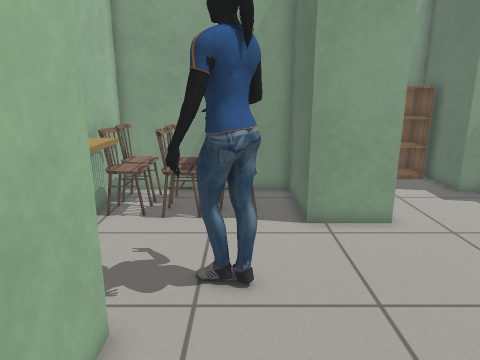
View 1 (above)

16 first-person views from a walk through a robot-simulator world made for Gazebo. The camera is 1.1 m above the floor, tilts 14° down and sees 70° across. The floor is counted in squares, 0.25 m on a side. Each view is taken from the middle of a square. On the plan, view 1 faces up. The plan holds only what a view shows up to about 20 squares ahead; the rest is blank. The robots in the file are not drawn. Gazebo's built-in surfaces are drawn with simple patterns. Some stock models are drawn as simple stand-ins. Some surface patterns are stand-ins.

View 2
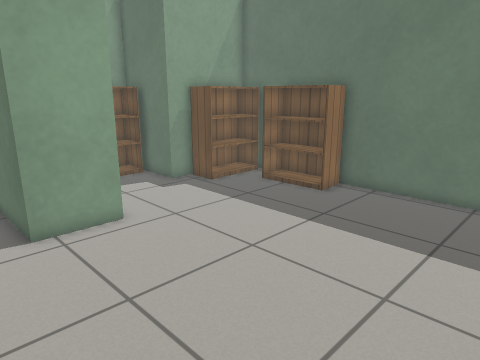

View 3
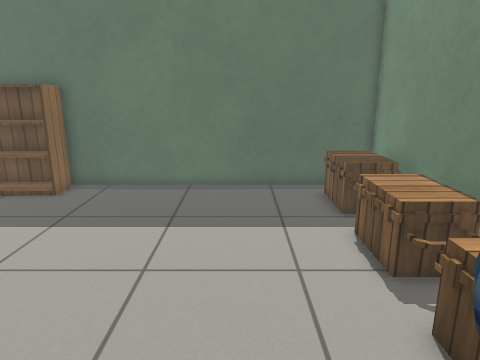

View 4
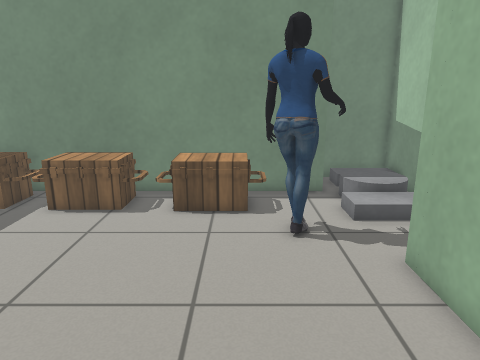

View 5
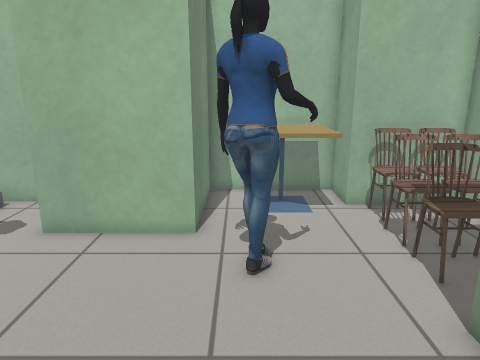

View 6
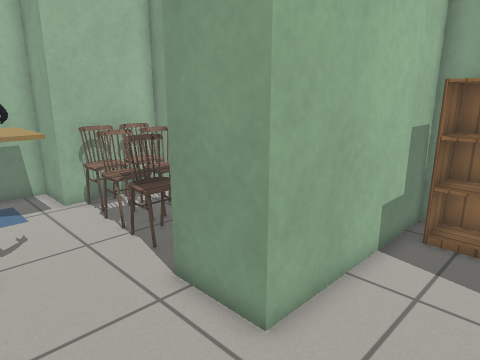

View 7
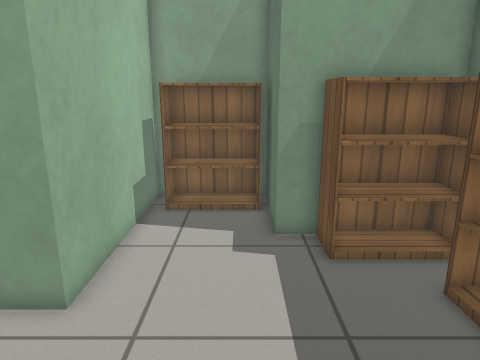

View 8
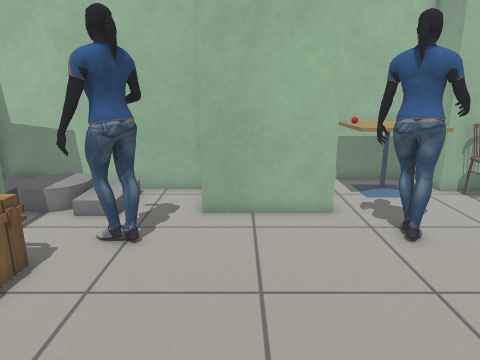

View 9
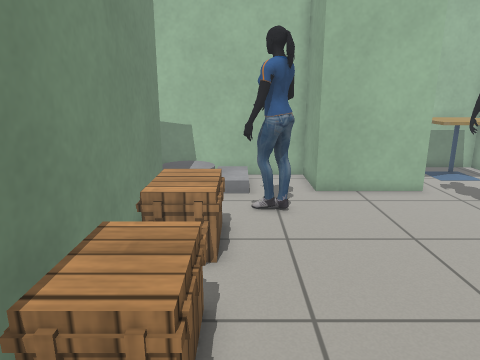

View 10
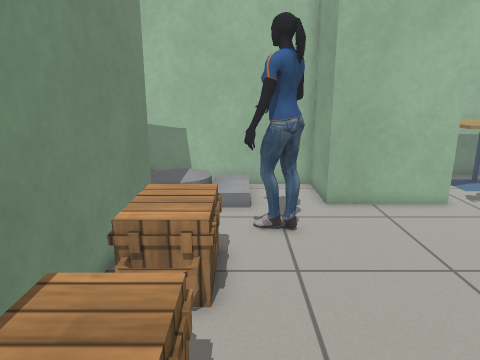

View 11
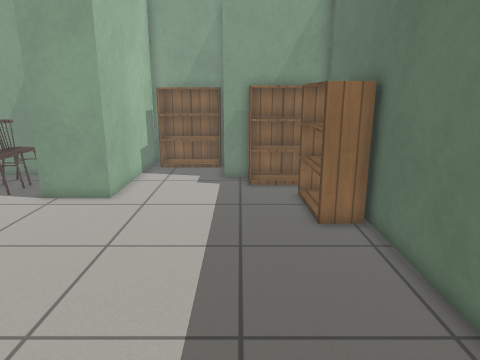

View 12
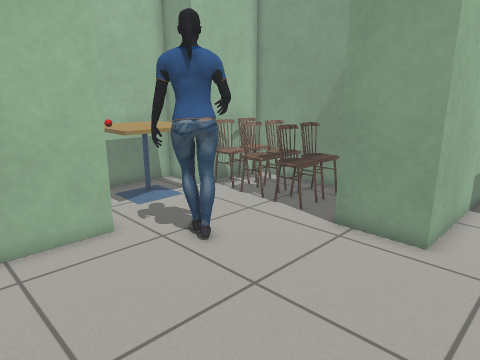

View 13
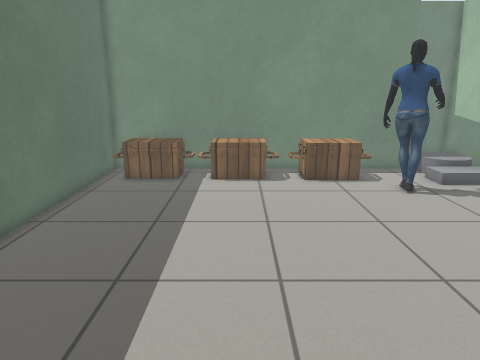

View 14
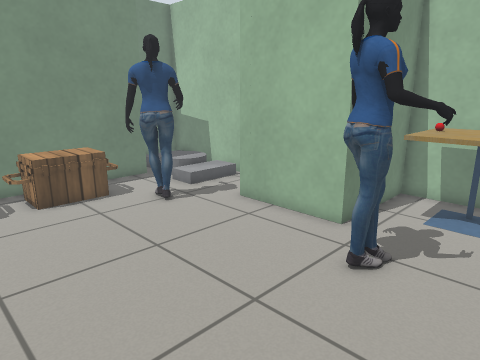

View 15
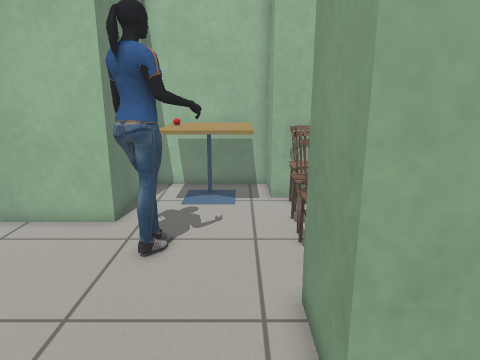

View 16
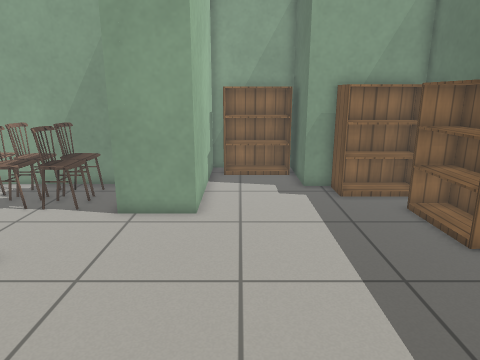

### Floor plan
Points are (right, up) in squares from view 1. A wall is a line through its corners. A room is listed if a view was taken in it or the views show most of it. See-through windows are left out.
Room 1 (views 1, 2, 3, 4, 5, 6, 7, 8, 9, 10, 11, 12, 13, 14, 15, 16)
walls: (11.5, 15.4) (10.2, 15.4) (10.2, 19.8) (5.3, 19.8) (5.3, 11.4) (2.4, 11.4) (2.4, 15.8) (-5.5, 15.8) (-5.5, 11.4) (-7.9, 11.4) (-7.9, 5.6) (-2.5, 5.6) (-2.5, 0.6) (-5.9, 0.6) (-5.9, -9.2) (-2.5, -9.2); (-1.9, -6.4) (15.5, -6.4) (15.5, 15.4)
objects: cafe table (-7, 7) to (-4, 10); other object (-6, 7); grey cylinder (-5, -7) to (-3, -5); chair (-5, 12) to (-4, 13); chair (-5, 14) to (-4, 15); chair (-3, 12) to (-2, 13); chair (-3, 14) to (-2, 15); person (-1, -3) to (1, -1); person (-1, 7) to (0, 9); chair (-1, 12) to (0, 13); chair (-1, 14) to (0, 15); crate (1, -6) to (5, -4); crate (6, -6) to (10, -4); bookshelf (6, 18) to (9, 19); crate (11, -6) to (15, -4); bookshelf (12, 14) to (15, 15); bookshelf (14, 8) to (15, 12)

Where each view was taken, in squares from view 1:
view 1: 0 up, 0 right, facing up
view 2: 0 up, 0 right, facing up-right
view 3: 0 up, 1 left, facing right
view 4: 9 up, 2 right, facing down
view 5: 7 up, 8 right, facing left
view 6: 7 up, 9 right, facing up-left
view 7: 5 up, 9 right, facing up
view 8: 2 up, 10 right, facing left
view 9: 3 down, 13 right, facing left
view 10: 3 down, 11 right, facing left
view 11: 3 down, 11 right, facing up
view 12: 1 up, 8 right, facing up-left
view 13: 14 up, 8 right, facing down
view 14: 11 up, 8 right, facing down-left
view 15: 10 up, 9 right, facing left
view 16: 1 down, 7 right, facing up
